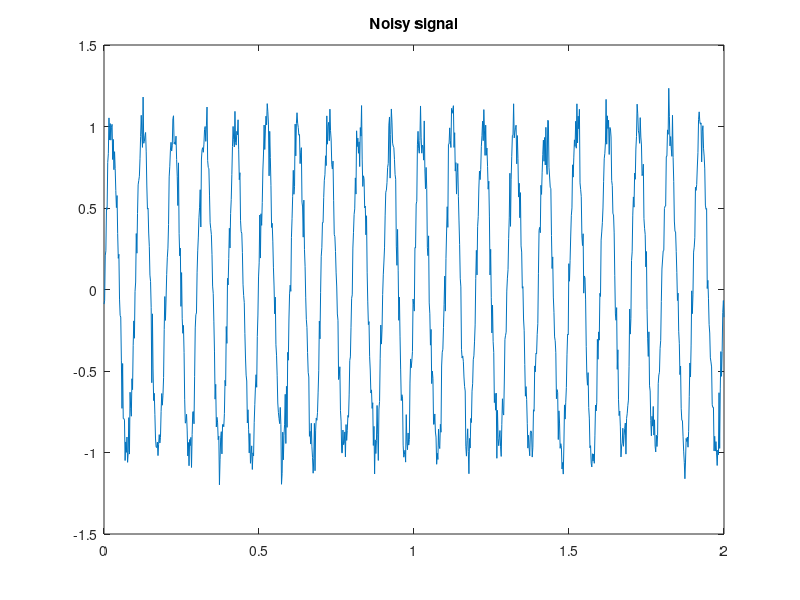
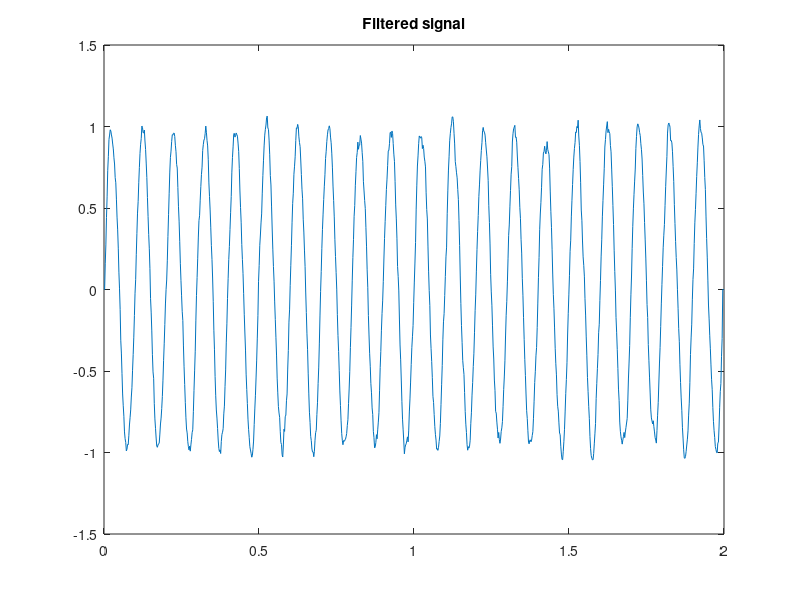
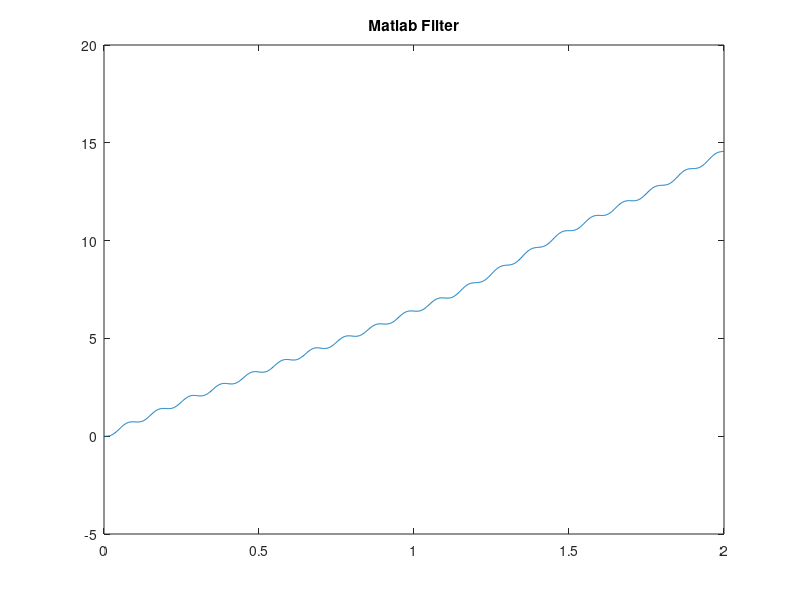

Write the MATLAB code that produced these figures, in order.

f = 100;
dt = 0.1;
t = linspace(0, 2, 2*500);
s = sin(2*pi*f*t*dt);
r = 0.1*randn(1,1000)
noisy = s + r
figure(1)
plot(t, noisy)
title("Noisy signal")
hold
filtered = zeros(1, 1000)

for i = 3:997
  filtered(i) = (noisy(i-2) + noisy(i-1)+noisy(i)+noisy(i+1) + noisy(i+2))/5
endfor;

figure(2)
plot(t, filtered)
title("Filtered signal")

sf = filter(t, 1, noisy)
figure(3)
plot(t, sf)
title("Matlab Filter")